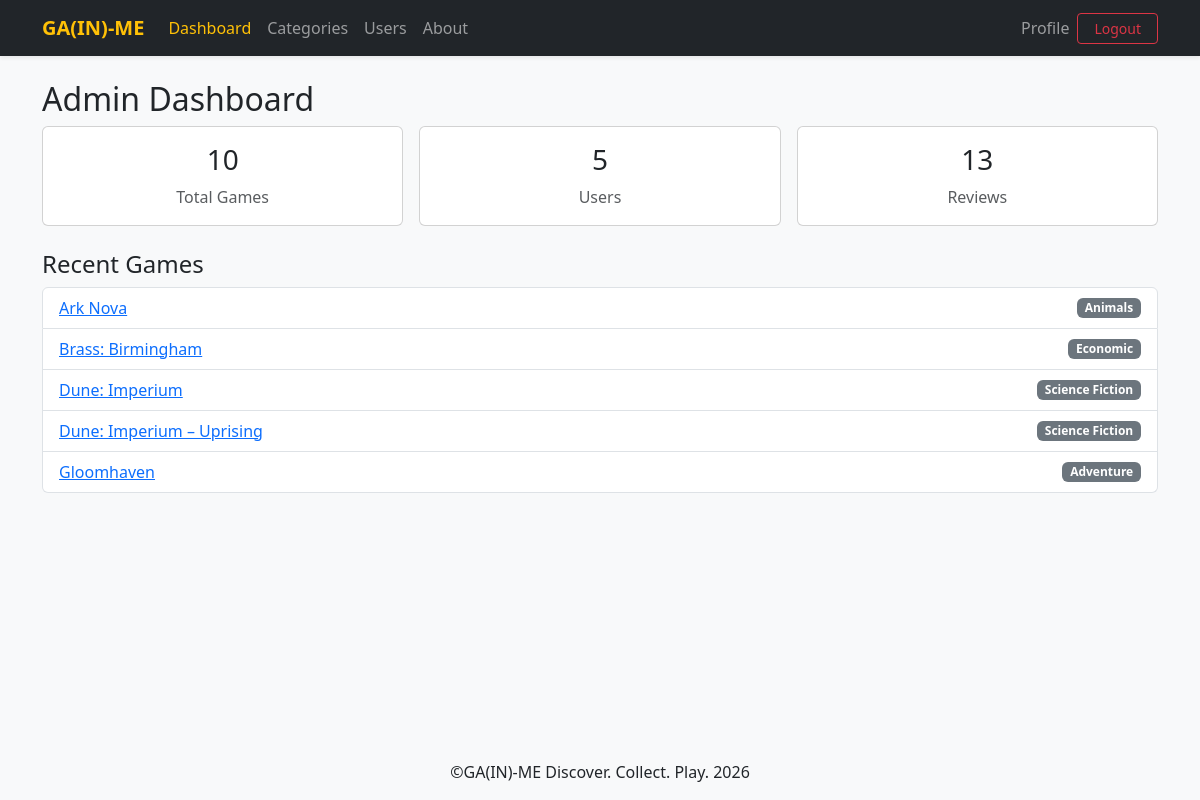
/admin/dashboard.php (signed in), run on the app's committed database.
### tables this page shows
CREATE TABLE `games` (
  `id` int(11) NOT NULL,
  `name` varchar(255) NOT NULL,
  `date_published` date NOT NULL,
  `description` text NOT NULL,
  `category_id` int(11) NOT NULL DEFAULT '1',
  `min_players` int(11) NOT NULL DEFAULT '1',
  `max_players` int(11) NOT NULL DEFAULT '4',
  `min_play_time` int(11) NOT NULL DEFAULT '30',
  `max_play_time` int(11) NOT NULL DEFAULT '60',
  `image_url` varchar(255) DEFAULT NULL
);

CREATE TABLE `categories` (
  `id` int(11) NOT NULL,
  `category_name` varchar(100) NOT NULL,
  `description` varchar(255) DEFAULT NULL
);

### components/db.php (called while the page is built, shortened)
<?php
function create_connection()
{
    $hostname = "localhost";
    $username = "root";
    $password = "root";
    $dbname = "wdp_a3";
    $conn = mysqli_connect($hostname, $username, $password, $dbname);
    return $conn;
}
function get_all_games(int $limit = 100)
{
    $conn = create_connection();
    $sql = "SELECT games.*, categories.category_name
            FROM games
            JOIN categories ON games.category_id = categories.id
            ORDER BY games.name LIMIT ?";
    $stmt = $conn->prepare($sql);
    $stmt->bind_param("i", $limit);
    $stmt->execute();
    $games = $stmt->get_result()->fetch_all(MYSQLI_ASSOC);
    return $games;
}
function get_stats()
{
    $conn = create_connection();
    $stats = [
        "games" => $conn->query("SELECT COUNT(*) c FROM games")->fetch_assoc()["c"],
        "users" => $conn->query("SELECT COUNT(*) c FROM users")->fetch_assoc()["c"],
        "reviews" => $conn->query("SELECT COUNT(*) c FROM reviews")->fetch_assoc()["c"],
    ];
    return $stats;
}

### admin/dashboard.php (the view, shortened to what this page needs)
<?php
require_once("../components/db.php");
require_once("../components/header.php");
$stats = get_stats();
$recentGames = get_all_games(5);
?>
<h2>Admin Dashboard</h2>
<div class="row g-3 mb-4">
    <div class="col-md-4">
        <div class="card p-3 text-center">
            <h3><?php echo $stats["games"]; ?></h3>
            <div class="text-muted">Total Games</div>
        </div>
    </div>
    <div class="col-md-4">
        <div class="card p-3 text-center">
            <h3><?php echo $stats["users"]; ?></h3>
            <div class="text-muted">Users</div>
        </div>
    </div>
    <div class="col-md-4">
        <div class="card p-3 text-center">
            <h3><?php echo $stats["reviews"]; ?></h3>
            <div class="text-muted">Reviews</div>
        </div>
    </div>
</div>
<h4>Recent Games</h4>
<ul class="list-group mb-4">
    <?php foreach ($recentGames as $game): ?>
        <li class="list-group-item d-flex justify-content-between align-items-center">
            <a href="../game.php?id=<?php echo $game["id"]; ?>"><?php echo htmlspecialchars($game["name"]); ?></a>
            <span class="badge bg-secondary"><?php echo htmlspecialchars($game["category_name"]); ?></span>
        </li>
    <?php endforeach; ?>
</ul>
<?php require_once("../components/footer.php"); ?>

### data on the page
games: name "Ark Nova", category.category_name "Animals"
games: name "Brass: Birmingham", category.category_name "Economic"
games: name "Dune: Imperium", category.category_name "Science Fiction"
games: name "Dune: Imperium – Uprising", category.category_name "Science Fiction"
games: name "Gloomhaven", category.category_name "Adventure"

### other printed values
$stats["games"] "10"
$stats["users"] "5"
$stats["reviews"] "13"
